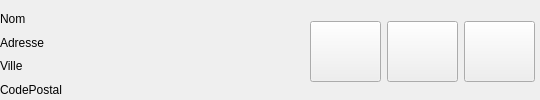
<?xml version="1.0" encoding="UTF-8"?>
<ui version="4.0">
 <class>Form</class>
 <widget class="QWidget" name="Form">
  <property name="geometry">
   <rect>
    <x>0</x>
    <y>0</y>
    <width>540</width>
    <height>100</height>
   </rect>
  </property>
  <property name="minimumSize">
   <size>
    <width>540</width>
    <height>100</height>
   </size>
  </property>
  <property name="maximumSize">
   <size>
    <width>540</width>
    <height>100</height>
   </size>
  </property>
  <property name="windowTitle">
   <string>Form</string>
  </property>
  <widget class="QWidget" name="">
   <property name="geometry">
    <rect>
     <x>310</x>
     <y>20</y>
     <width>227</width>
     <height>63</height>
    </rect>
   </property>
   <layout class="QHBoxLayout" name="horizontalLayout">
    <item>
     <widget class="QPushButton" name="pushButton_3">
      <property name="minimumSize">
       <size>
        <width>71</width>
        <height>61</height>
       </size>
      </property>
      <property name="maximumSize">
       <size>
        <width>71</width>
        <height>61</height>
       </size>
      </property>
      <property name="icon">
       <iconset>
        <normaloff>images/src/souhait.svg</normaloff>images/src/souhait.svg</iconset>
      </property>
      <property name="iconSize">
       <size>
        <width>46</width>
        <height>46</height>
       </size>
      </property>
     </widget>
    </item>
    <item>
     <widget class="QPushButton" name="pushButton_4">
      <property name="minimumSize">
       <size>
        <width>71</width>
        <height>61</height>
       </size>
      </property>
      <property name="maximumSize">
       <size>
        <width>71</width>
        <height>61</height>
       </size>
      </property>
      <property name="icon">
       <iconset>
        <normaloff>images/src/bien.svg</normaloff>images/src/bien.svg</iconset>
      </property>
      <property name="iconSize">
       <size>
        <width>46</width>
        <height>46</height>
       </size>
      </property>
     </widget>
    </item>
    <item>
     <widget class="QPushButton" name="pushButton_5">
      <property name="maximumSize">
       <size>
        <width>71</width>
        <height>61</height>
       </size>
      </property>
      <property name="icon">
       <iconset>
        <normaloff>images/src/client.svg</normaloff>images/src/client.svg</iconset>
      </property>
      <property name="iconSize">
       <size>
        <width>46</width>
        <height>46</height>
       </size>
      </property>
     </widget>
    </item>
   </layout>
  </widget>
  <widget class="QWidget" name="">
   <property name="geometry">
    <rect>
     <x>0</x>
     <y>10</y>
     <width>81</width>
     <height>88</height>
    </rect>
   </property>
   <layout class="QVBoxLayout" name="verticalLayout">
    <item>
     <widget class="QLabel" name="label">
      <property name="text">
       <string>Nom</string>
      </property>
     </widget>
    </item>
    <item>
     <widget class="QLabel" name="label_3">
      <property name="text">
       <string>Adresse</string>
      </property>
     </widget>
    </item>
    <item>
     <widget class="QLabel" name="label_4">
      <property name="text">
       <string>Ville</string>
      </property>
     </widget>
    </item>
    <item>
     <widget class="QLabel" name="label_2">
      <property name="text">
       <string>CodePostal</string>
      </property>
     </widget>
    </item>
   </layout>
  </widget>
 </widget>
 <resources/>
 <connections/>
</ui>
